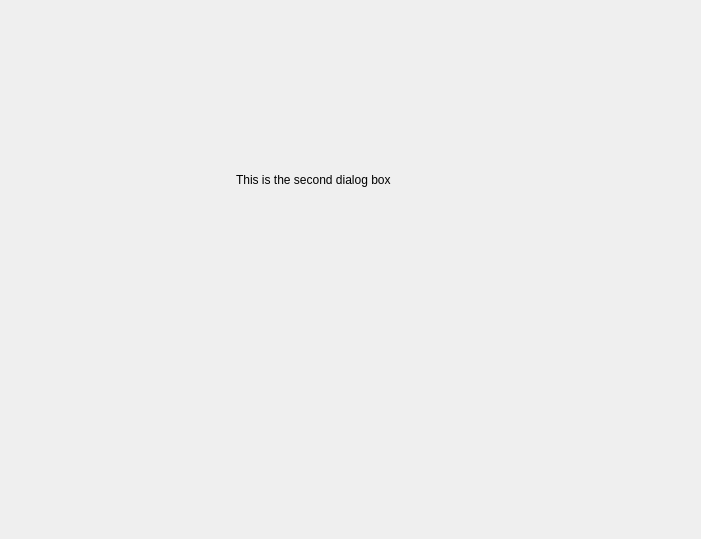
<?xml version="1.0" encoding="UTF-8"?>
<ui version="4.0">
 <class>SecDialog</class>
 <widget class="QDialog" name="SecDialog">
  <property name="geometry">
   <rect>
    <x>0</x>
    <y>0</y>
    <width>701</width>
    <height>539</height>
   </rect>
  </property>
  <property name="windowTitle">
   <string>Dialog</string>
  </property>
  <widget class="QLabel" name="label">
   <property name="geometry">
    <rect>
     <x>236</x>
     <y>170</y>
     <width>251</width>
     <height>20</height>
    </rect>
   </property>
   <property name="text">
    <string>This is the second dialog box</string>
   </property>
  </widget>
 </widget>
 <resources/>
 <connections/>
</ui>
